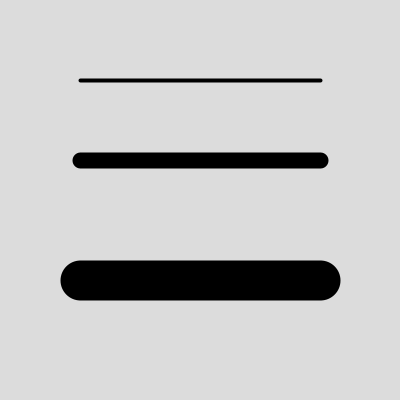
Frame 1 (no input)
Frame 60 (the mouse pressed at the canvas centre just before this capture): identical to frame 1, image omitted
Frame 120 (the mouse held since frame 60 and released just before this capture): identical to frame 1, image omitted

The Processing sketch that drew this single still picture (run headless with seeded random() and noise(); from frame 60 on, the mouse is pressed at the canvas centre):

// Processing sketch: refine2
// ── refine2.pde
//stokeweight

void setup() {
  size(400, 400);
}

void draw() {
  background(220);
  
  stroke(0); // Set stroke color to black
  
  strokeWeight(4); // Default
  line(80, 80, 320, 80);
  
  strokeWeight(16); // Thicker
  line(80, 160, 320, 160);
  
  strokeWeight(40); // Beastly
  line(80, 280, 320, 280);
}
